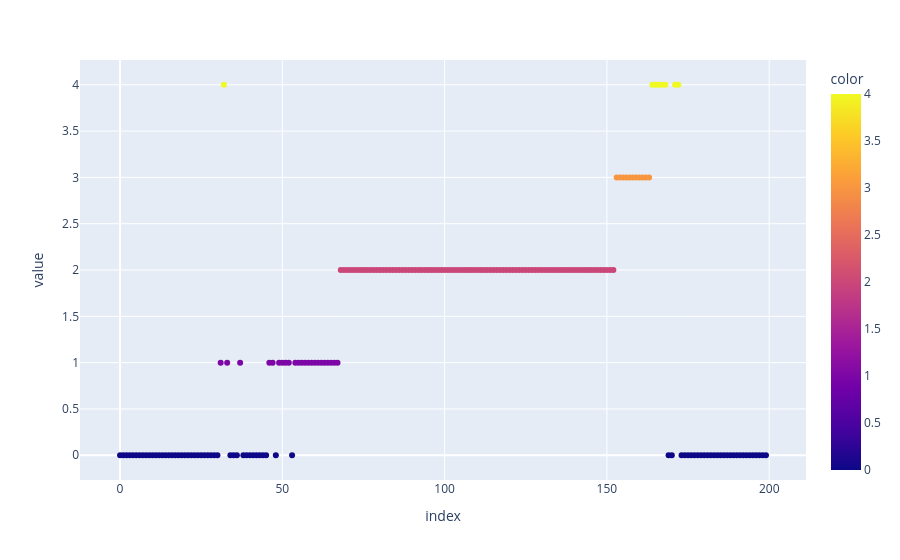

The notebook cell saved with this chart:
### Code cell
y1= y_pred[st:sp]
import plotly.express as  px
px.scatter(y1,color=y1)

### Figure 1 — Plotly figure (JSON) as saved in the notebook; plotly's stock layout.template omitted (floating-point values rounded to 4 significant figures; data arrays with more than 128 entries replaced by an {"elided": "..."} marker saying what was removed)
{"data": [{"hovertemplate": "index=%{x}<br>value=%{y}<br>color=%{marker.color}<extra></extra>", "legendgroup": "", "marker": {"color": {"elided": "200 int values"}, "coloraxis": "coloraxis", "symbol": "circle"}, "mode": "markers", "name": "", "orientation": "v", "showlegend": false, "type": "scatter", "x": {"elided": "200 int values"}, "xaxis": "x", "y": {"elided": "200 int values"}, "yaxis": "y"}], "layout": {"coloraxis": {"colorbar": {"title": {"text": "color"}}, "colorscale": [[0, "#0d0887"], [0.1111, "#46039f"], [0.2222, "#7201a8"], [0.3333, "#9c179e"], [0.4444, "#bd3786"], [0.5556, "#d8576b"], [0.6667, "#ed7953"], [0.7778, "#fb9f3a"], [0.8889, "#fdca26"], [1, "#f0f921"]]}, "legend": {"tracegroupgap": 0}, "margin": {"t": 60}, "xaxis": {"anchor": "y", "domain": [0, 1], "title": {"text": "index"}}, "yaxis": {"anchor": "x", "domain": [0, 1], "title": {"text": "value"}}}}
